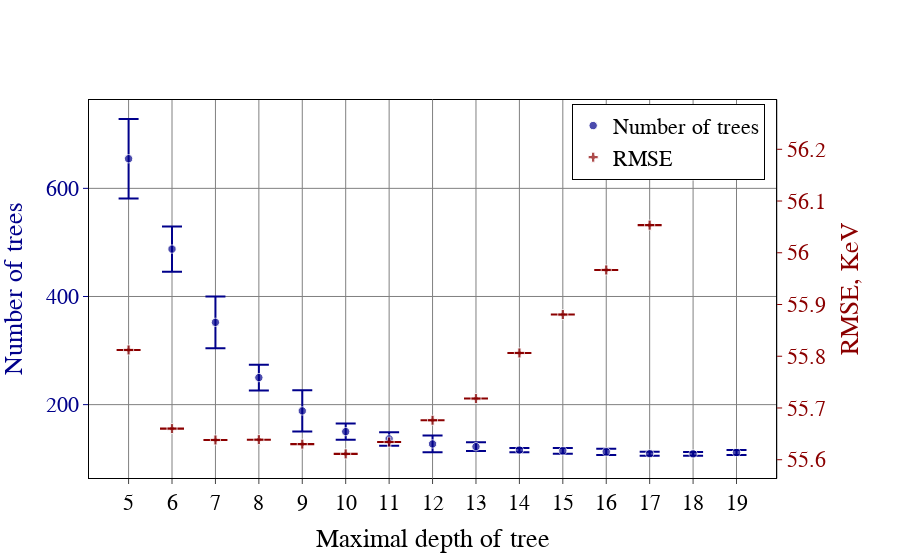

Here is the notebook cell this chart was saved with:
### Code cell
fig = make_subplots(specs=[[{"secondary_y": True}]])

fig.add_trace(
            go.Scatter(
                x = np.array(max_depths),
                y = n_estimators_,
                name = 'Number of trees',
                mode='markers',
                marker=dict(
                    size=scores_*150,
                    color='darkblue',
                    opacity=0.7
                ),
                error_y=dict(
                    type='data',
                    width=10,
                    array=n_estimators_std,
                    visible=True
                ),
            ),
            secondary_y=False
)

fig.add_trace(
        go.Scatter(
            x = np.array(max_depths),
            y = np.array(scores_)*1000,
            mode='markers',
            name='RMSE',
            marker=dict(
                size=scores_*150,
                symbol='cross',
                color='darkred',
                opacity=0.7
            ),
            error_y=dict(
                type='data',
                width=12,
                array=scores_std,
                visible=True
            ),
        ),
        secondary_y=True
)
        
fig.update_xaxes(
     showline=True,
     title_text="Maximal depth of tree",
     ticks='outside',
     mirror=True,
     linecolor='black',
     gridcolor='grey',
)

fig.update_yaxes(
     showline=True,
     title_text="Number of trees",
     secondary_y=False,
     color = 'darkblue',
     tickmode = 'linear',
     tick0 = 0,
     dtick = 200,
     ticks='outside',
     mirror=True,
     linecolor='black',
     gridcolor='grey',
)

fig.update_yaxes(
    showline=True,
    title_text="RMSE, KeV",
    secondary_y=True,
    color = 'darkred',
    tickmode = 'array',
#tickvals = [8.600, 8.625, 8.650, 8.675, 8.700, 8.725, 8.750, 8.775, 8.800],
    ticks='outside',
    mirror=True,
    linecolor='black',
    showgrid=False
)

fig.update_layout(
    xaxis = dict(
        tickmode = 'linear',
        tick0 = 3,
        dtick = 1
    ),
    legend=dict(
        title_font_family="Times New Roman",
        yanchor="top",
        y=0.99,
        xanchor="right",
        x=0.925,
        bordercolor="Black",
        borderwidth=1,
        font=dict(
            family="Times New Roman",
            color="black"
        ),
    ),
    showlegend=True,
    font=dict(
            family="Times New Roman",
            color='black',
            size=22,
    )
)

pio.write_image(fig, 'grid_search/BDT_grid_search_opt.pdf', width=1000, height=600, scale=1)
fig.show()

### Figure 1 — Plotly figure (JSON) as saved in the notebook; plotly's stock layout.template omitted (floating-point values rounded to 4 significant figures)
{"data": [{"error_y": {"array": [73.64, 41.96, 47.9, 23.7, 38.12, 15.12, 12.6, 15.56, 8.109, 3.899, 5.22, 5.622, 3.77, 3.435, 4.822], "type": "data", "visible": true, "width": 10}, "marker": {"color": "darkblue", "opacity": 0.7, "size": [8.372, 8.349, 8.346, 8.346, 8.345, 8.342, 8.345, 8.351, 8.358, 8.371, 8.382, 8.395, 8.408, 8.423, 8.437]}, "mode": "markers", "name": "Number of trees", "type": "scatter", "x": [5, 6, 7, 8, 9, 10, 11, 12, 13, 14, 15, 16, 17, 18, 19], "xaxis": "x", "y": [654.8, 487.7, 352.2, 250, 188.4, 150.1, 136.5, 127.3, 122.2, 116, 114.5, 112.7, 109.3, 109, 111.5], "yaxis": "y"}, {"error_y": {"array": [0.0001083, 0.0001003, 9.691e-05, 7.692e-05, 7.621e-05, 7.973e-05, 8.257e-05, 9.016e-05, 7.987e-05, 8.249e-05, 7.88e-05, 8.218e-05, 0.0001054, 9.593e-05, 8.843e-05], "type": "data", "visible": true, "width": 12}, "marker": {"color": "darkred", "opacity": 0.7, "size": [8.372, 8.349, 8.346, 8.346, 8.345, 8.342, 8.345, 8.351, 8.358, 8.371, 8.382, 8.395, 8.408, 8.423, 8.437], "symbol": "cross"}, "mode": "markers", "name": "RMSE", "type": "scatter", "x": [5, 6, 7, 8, 9, 10, 11, 12, 13, 14, 15, 16, 17, 18, 19], "xaxis": "x", "y": [55.81, 55.66, 55.64, 55.64, 55.63, 55.61, 55.63, 55.68, 55.72, 55.81, 55.88, 55.97, 56.05, 56.15, 56.25], "yaxis": "y2"}], "layout": {"font": {"color": "black", "family": "Times New Roman", "size": 22}, "legend": {"bordercolor": "Black", "borderwidth": 1, "font": {"color": "black", "family": "Times New Roman"}, "title": {"font": {"family": "Times New Roman"}}, "x": 0.925, "xanchor": "right", "y": 0.99, "yanchor": "top"}, "showlegend": true, "xaxis": {"anchor": "y", "domain": [0, 0.94], "dtick": 1, "gridcolor": "grey", "linecolor": "black", "mirror": true, "showline": true, "tick0": 3, "tickmode": "linear", "ticks": "outside", "title": {"text": "Maximal depth of tree"}}, "yaxis": {"anchor": "x", "color": "darkblue", "domain": [0, 1], "dtick": 200, "gridcolor": "grey", "linecolor": "black", "mirror": true, "showline": true, "tick0": 0, "tickmode": "linear", "ticks": "outside", "title": {"text": "Number of trees"}}, "yaxis2": {"anchor": "x", "color": "darkred", "linecolor": "black", "mirror": true, "overlaying": "y", "showgrid": false, "showline": true, "side": "right", "tickmode": "array", "ticks": "outside", "title": {"text": "RMSE, KeV"}}}}
